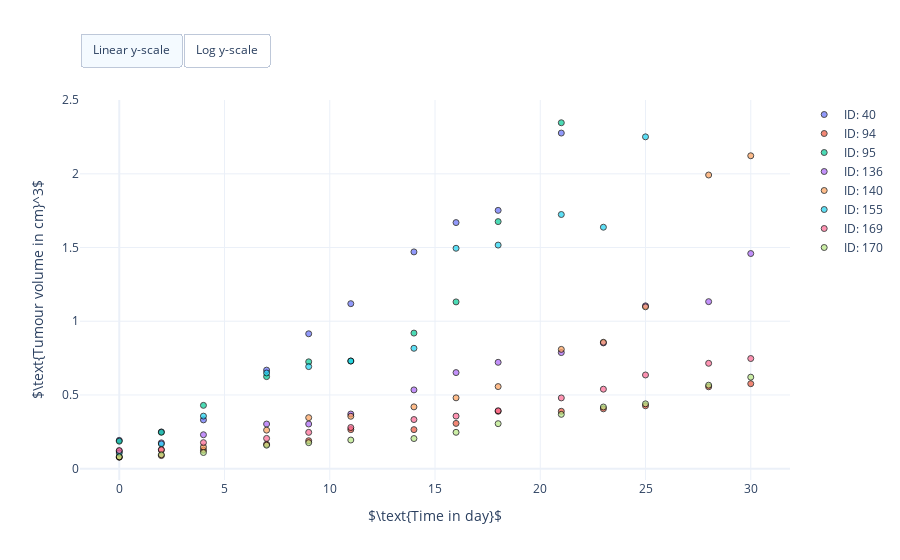

Notebook cell for this chart:
### Markdown cell above
## Show control group data

### Code cell
import os

import pandas as pd

import erlotinib as erlo


# Get data
data = erlo.DataLibrary().lung_cancer_control_group()

# Create scatter plot
fig = erlo.plots.PDDataPlot()
fig.add_data(data, id_key='#ID', time_key='TIME in day', pd_key='TUMOUR VOLUME in cm^3')
fig.set_axis_labels(xlabel=r'$\text{Time in day}$', ylabel=r'$\text{Tumour volume in cm}^3$')

# Show figure
fig.show()

### Figure 1 — Plotly figure (JSON) as saved in the notebook; plotly's stock layout.template omitted (floating-point values rounded to 4 significant figures)
{"data": [{"marker": {"color": "#636EFA", "line": {"color": "black", "width": 1}, "opacity": 0.7, "symbol": "circle"}, "mode": "markers", "name": "ID: 40", "showlegend": true, "type": "scatter", "x": [0, 2, 4, 7, 9, 11, 14, 16, 18, 21], "y": [0.1918, 0.2492, 0.3307, 0.6684, 0.915, 1.119, 1.47, 1.669, 1.752, 2.277]}, {"marker": {"color": "#EF553B", "line": {"color": "black", "width": 1}, "opacity": 0.7, "symbol": "circle"}, "mode": "markers", "name": "ID: 94", "showlegend": true, "type": "scatter", "x": [0, 2, 4, 7, 9, 11, 14, 16, 18, 21, 23, 25, 28, 30], "y": [0.07725, 0.08848, 0.1253, 0.1655, 0.1895, 0.2647, 0.2647, 0.3069, 0.3892, 0.3892, 0.4058, 0.4265, 0.5551, 0.5762]}, {"marker": {"color": "#00CC96", "line": {"color": "black", "width": 1}, "opacity": 0.7, "symbol": "circle"}, "mode": "markers", "name": "ID: 95", "showlegend": true, "type": "scatter", "x": [0, 2, 4, 7, 9, 11, 14, 16, 18, 21], "y": [0.1862, 0.2464, 0.4293, 0.6243, 0.7247, 0.7301, 0.9196, 1.131, 1.676, 2.347]}, {"marker": {"color": "#AB63FA", "line": {"color": "black", "width": 1}, "opacity": 0.7, "symbol": "circle"}, "mode": "markers", "name": "ID: 136", "showlegend": true, "type": "scatter", "x": [0, 2, 4, 7, 9, 11, 14, 16, 18, 21, 23, 25, 28, 30], "y": [0.1186, 0.1751, 0.23, 0.3027, 0.3027, 0.3704, 0.5342, 0.6517, 0.7213, 0.7873, 0.853, 1.105, 1.133, 1.459]}, {"marker": {"color": "#FFA15A", "line": {"color": "black", "width": 1}, "opacity": 0.7, "symbol": "circle"}, "mode": "markers", "name": "ID: 140", "showlegend": true, "type": "scatter", "x": [0, 2, 4, 7, 9, 11, 14, 16, 18, 21, 23, 25, 28, 30], "y": [0.07933, 0.1269, 0.1461, 0.2611, 0.3457, 0.3552, 0.419, 0.4803, 0.5567, 0.809, 0.8573, 1.098, 1.992, 2.123]}, {"marker": {"color": "#19D3F3", "line": {"color": "black", "width": 1}, "opacity": 0.7, "symbol": "circle"}, "mode": "markers", "name": "ID: 155", "showlegend": true, "type": "scatter", "x": [0, 2, 4, 7, 9, 11, 14, 16, 18, 21, 23, 25], "y": [0.1059, 0.1677, 0.3563, 0.649, 0.6922, 0.7301, 0.8165, 1.495, 1.517, 1.724, 1.638, 2.251]}, {"marker": {"color": "#FF6692", "line": {"color": "black", "width": 1}, "opacity": 0.7, "symbol": "circle"}, "mode": "markers", "name": "ID: 169", "showlegend": true, "type": "scatter", "x": [0, 2, 4, 7, 9, 11, 14, 16, 18, 21, 23, 25, 28, 30], "y": [0.123, 0.1288, 0.1764, 0.2052, 0.2461, 0.2788, 0.333, 0.3564, 0.3928, 0.4799, 0.5391, 0.6354, 0.7146, 0.747]}, {"marker": {"color": "#B6E880", "line": {"color": "black", "width": 1}, "opacity": 0.7, "symbol": "circle"}, "mode": "markers", "name": "ID: 170", "showlegend": true, "type": "scatter", "x": [0, 2, 4, 7, 9, 11, 14, 16, 18, 21, 23, 25, 28, 30], "y": [0.08006, 0.09422, 0.1093, 0.159, 0.1762, 0.1941, 0.2042, 0.2464, 0.3051, 0.3683, 0.4182, 0.4396, 0.5662, 0.6206]}], "layout": {"autosize": true, "updatemenus": [{"buttons": [{"args": [{"yaxis.type": "linear"}], "label": "Linear y-scale", "method": "relayout"}, {"args": [{"yaxis.type": "log"}], "label": "Log y-scale", "method": "relayout"}], "direction": "left", "pad": {"r": 0, "t": -10}, "showactive": true, "type": "buttons", "x": 0, "xanchor": "left", "y": 1.15, "yanchor": "top"}], "xaxis": {"title": {"text": "$\\text{Time in day}$"}}, "yaxis": {"title": {"text": "$\\text{Tumour volume in cm}^3$"}}}}
